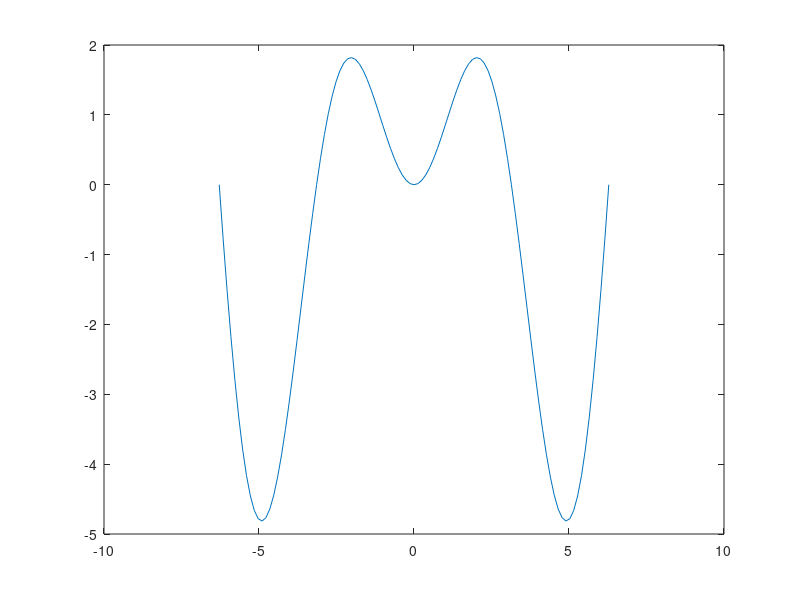

The MATLAB source for this figure:
function z=test1
xdata=linspace(-2*pi,2*pi,101)';
ydata=makedat;
plot(xdata,ydata); 
%%%%%
    function y=makedat
        y=xdata .* sin(xdata);
    end
end